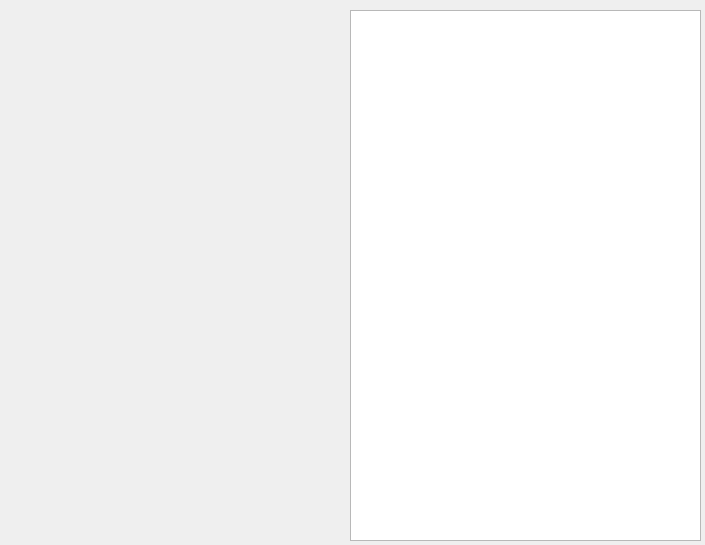
<?xml version="1.0" encoding="UTF-8"?>
<ui version="4.0">
 <class>Mons</class>
 <widget class="QWidget" name="Mons">
  <property name="geometry">
   <rect>
    <x>0</x>
    <y>0</y>
    <width>705</width>
    <height>545</height>
   </rect>
  </property>
  <property name="windowTitle">
   <string>Form</string>
  </property>
  <widget class="QColumnView" name="columnView">
   <property name="geometry">
    <rect>
     <x>350</x>
     <y>10</y>
     <width>351</width>
     <height>531</height>
    </rect>
   </property>
  </widget>
 </widget>
 <resources/>
 <connections/>
</ui>
